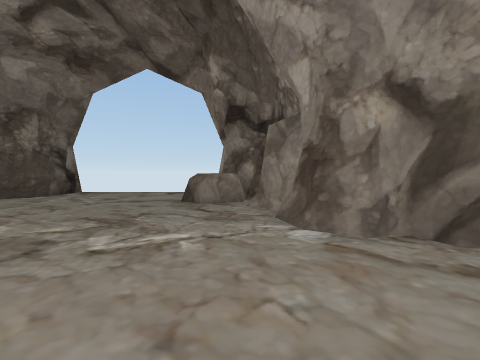
View 1 (above)

20 first-person views from a walk through a Unity game level. The camera is 1.2 m above the floor, tilts 2° down and sees 90° across. The floor is counted in squares, 1.33 m on a side. Each view is taken from the middle of a square. On the plan, view 1 faces up. The plan holds only what a view shows up to about 10 squares ahead; the rest is blank. The player character is not drawn. Some animated figures are not drawn.

View 2
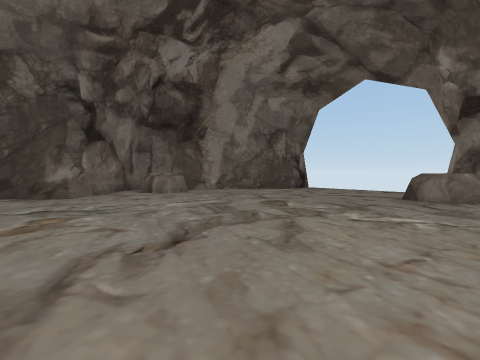

View 3
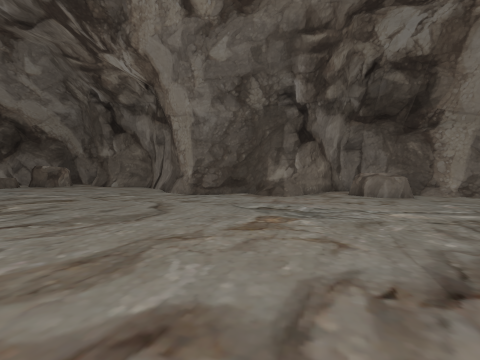

View 4
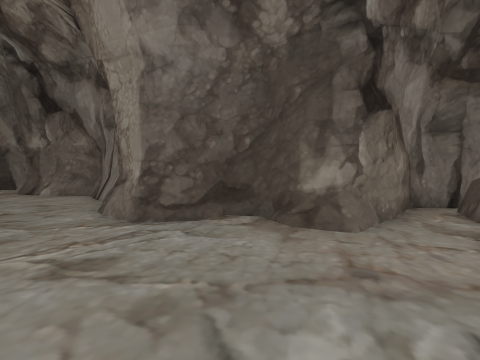

View 5
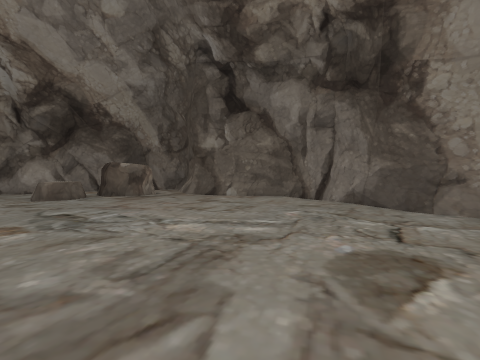

View 6
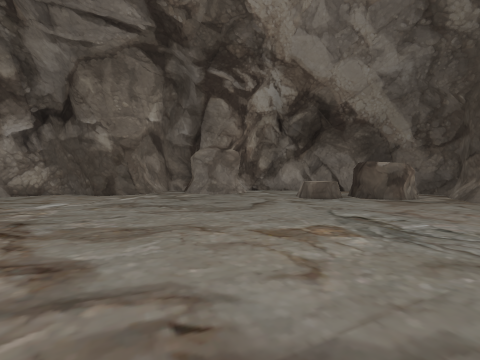

View 7
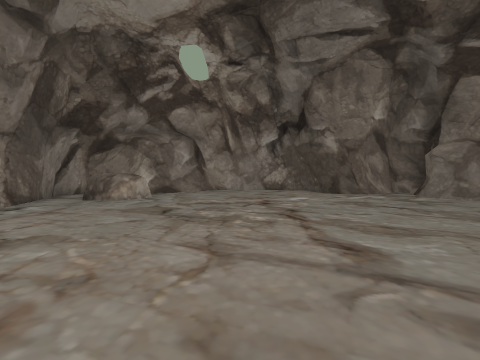

View 8
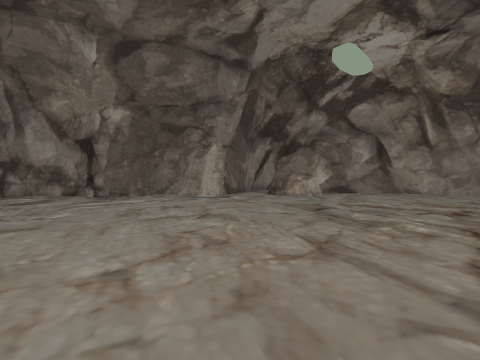

View 9
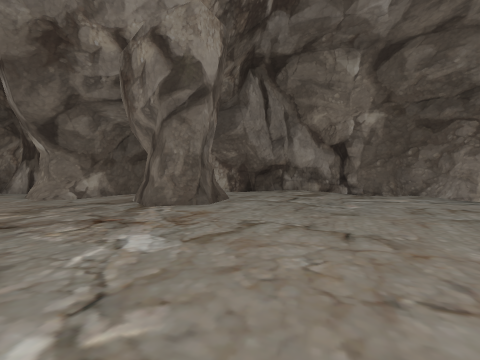

View 10
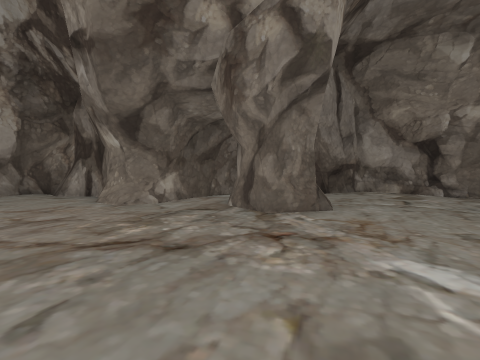

View 11
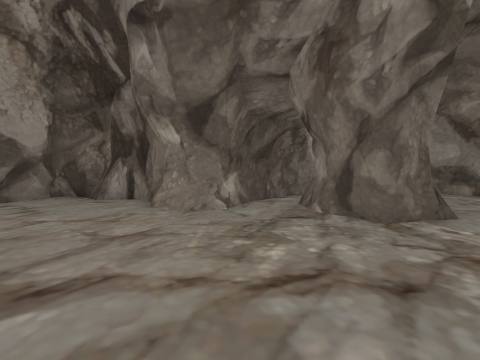

View 12
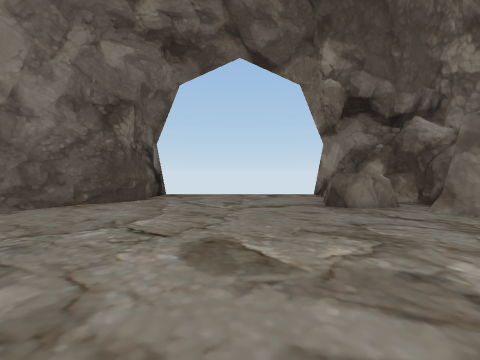

View 13
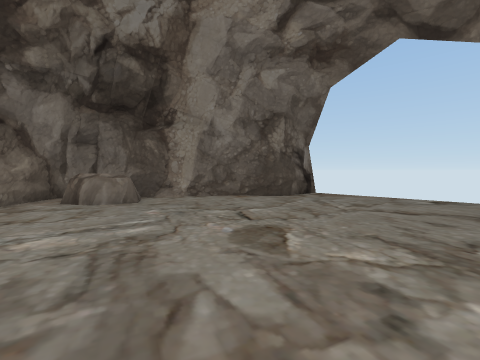

View 14
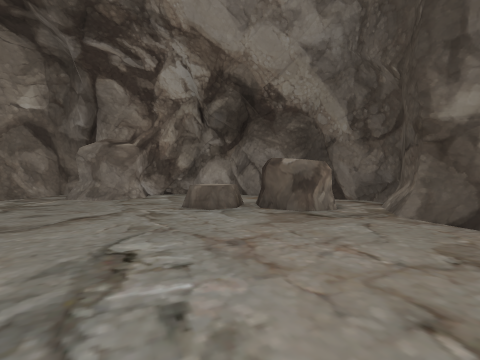

View 15
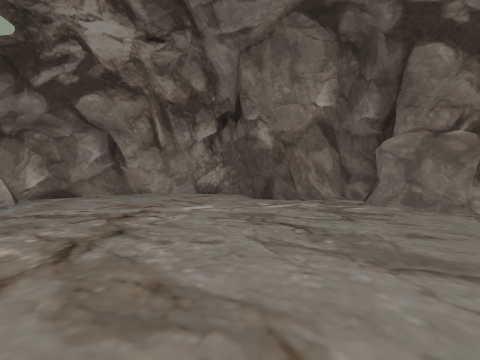

View 16
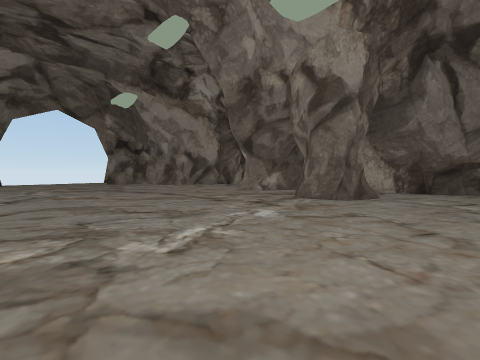

View 17
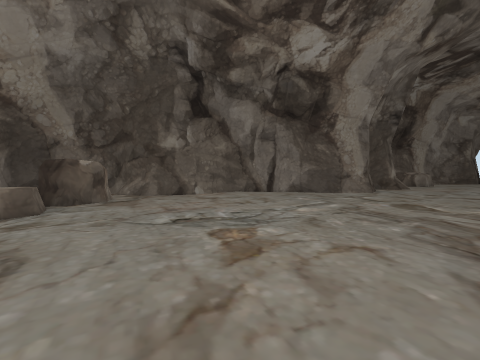

View 18
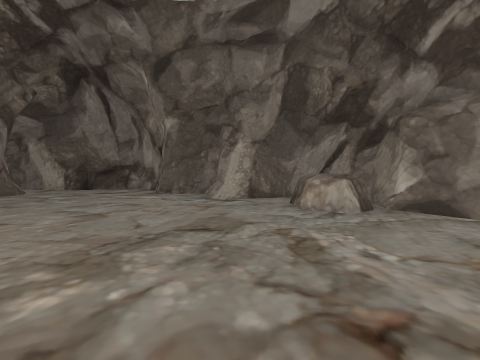

View 19
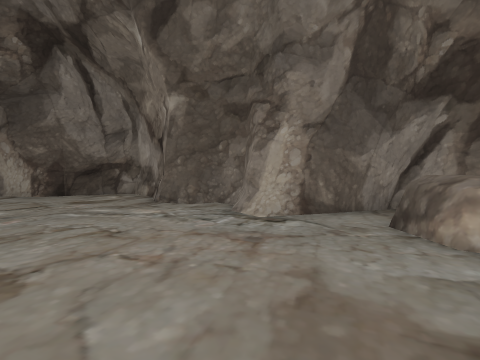

View 20
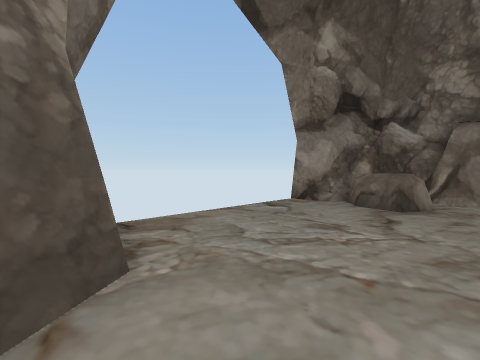

### Floor plan
Key: @ floor where view 1 was taken; # wall or solid block; x gap in a wall; . floor; / step, stairs or slope; = window, fence, low wall or low ledge; ^ raised ledge.
Columns run from 18 left of view 1 to 6 right of it. Each row starts with its distance up from view 1.
 11            #     #
 10            #.....##
  9           ##......##
  8          ##......^^#
  7         ##.......^x#
  6        ##..........#
  5        #/..........#
  4       ##^/.........###
  3       #^^=...........###
  2       ##=..............#
  1        #..............##
  0        ##.........@...#
 -1        ##.............#
 -2        #............###
 -3        #............##
 -4        #.............##
 -5      ###..............##
 -6     ##.............##..#
 -7    ##..............##  #
 -8    #...............###.#
 -9    #...................#
-10   ##...................##
-11 ###.....................#
-12 #.......................#
-13 #.##..................###
-14 #  #.................##
-15 #...^................#
-16 ##..................##
-17  #.................##
-18  ##................#
-19   #####.........=^^#
-20       #..........^^#
-21       ####.......###
-22          ##....###
-23           ######

Positions as (right, up) in squares from view 1, and headings:
1: (0, 0), facing up
2: (0, -2), facing up-left
3: (-1, -2), facing left
4: (-6, -2), facing left
5: (-6, -9), facing left
6: (-6, -11), facing down-left
7: (-5, -11), facing down
8: (-6, -11), facing down-right
9: (-6, -9), facing right
10: (-5, -6), facing right
11: (-4, -4), facing right
12: (-4, 1), facing up
13: (-2, 1), facing up-left
14: (-10, -10), facing down-left
15: (-8, -13), facing down
16: (-7, -11), facing up-right
17: (-7, -15), facing up-left
18: (-7, -17), facing right
19: (-4, -16), facing right
20: (-8, 6), facing up-right
